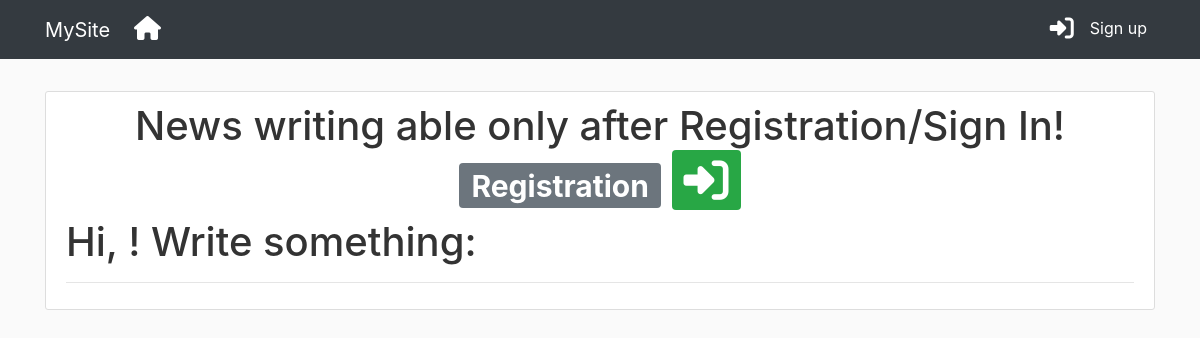
/blog, run on an earlier commit of the app's database.
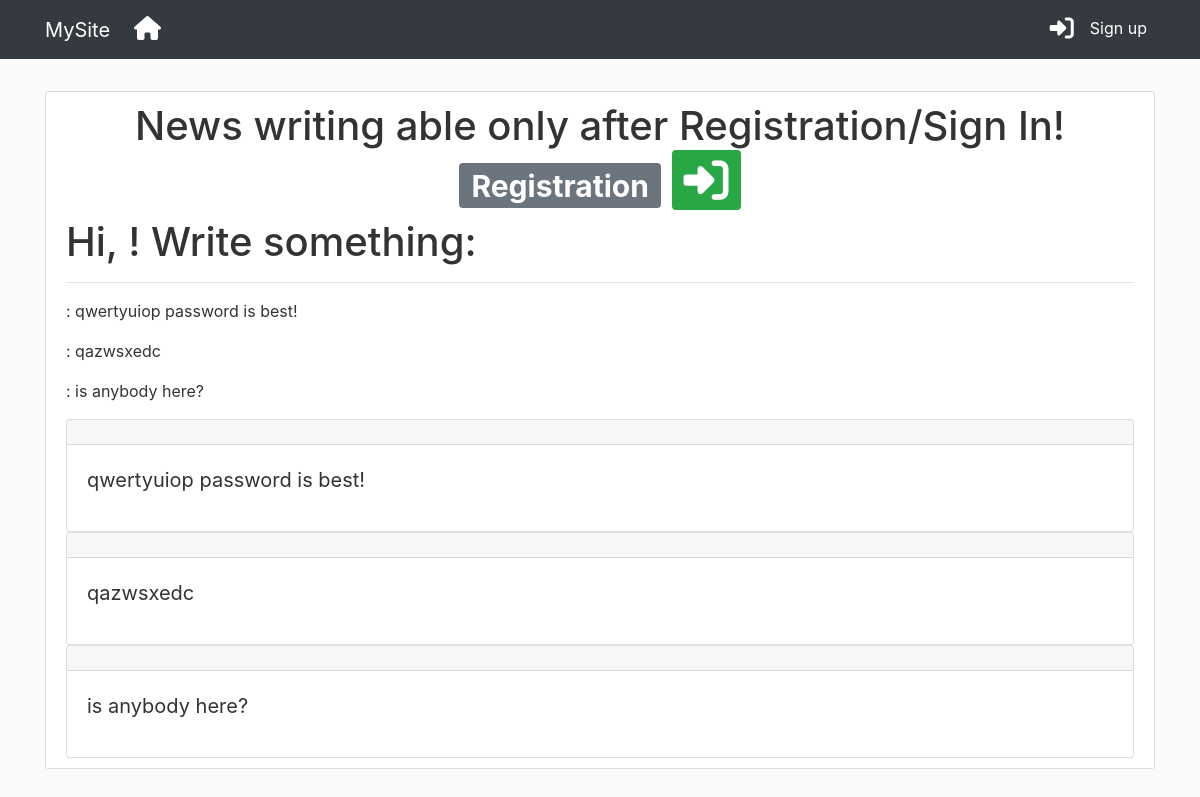
And on a later commit of the database.
### habrClone/models.py (models this page shows)
class New(db.Model):
    id = db.Column(db.Integer, primary_key=True)
    article = db.Column(db.String(100))
    publish_date = db.Column(db.DateTime, default=datetime.utcnow)
    body = db.Column(db.Text)
    user_id = db.Column(db.Integer, db.ForeignKey('user.id'))

### habrClone/routes.py (the view)
@App.route('/blog', methods=['GET', 'POST'])
def news():
    form = NewsForm()
    if form.validate_on_submit():
        new = New(article=current_user.username, body=form.body.data, user_id=current_user.id)
        db.session.add(new)
        db.session.commit()
        flash('News Published!', 'success')
        return redirect(url_for('news'))
    news = New.query.all()
    return render_template('blog.html', title='Blog', form=form, news=news)

### habrClone/templates/blog.html (shortened to what this page needs)
{% extends 'base.html' %}
{% block content %}
<section class="content-section">
    {% if current_user.is_authenticated %}
    <h1>Hi, {{ current_user.username }}! Write something:</h1>
    <form method="post">
        {{ form.hidden_tag() }}
        <div class="form-group">
            {{ form.body.label }}
            {{ form.body(class='form-control', cols=32, rows=6) }}
            {% for error in form.body.errors %}
            <div class="alert alert-danger">
                {{ error }}
            </div>
            {% endfor %}
        </div>
        {{form.submit(class='btn btn-info') }}
    </form>
    {% else %}
    <h1 class="text-center">News writing able only after Registration/Sign In!
        <span class="badge badge-secondary"><a
                href="{{ url_for('register') }}"
                class="dark">Registration</a>
                </span>
        <span class="badge badge-success"><a
                href="{{ url_for('login') }}"
                class="dark"><i class="fas fa-sign-in-alt"></i></a>
                </span>
    </h1>
    <h1>Hi, {{ current_user.username}}! Write something:</h1>
    {% endif %}
    <hr>
    {% for new in news %}
    <p>
        : {{ new.body }}
    </p>
    {% endfor %}
    {% for new in news %}
    <div class="card">
        <div class="card-header">
        </div>
        <div class="card-body">
            <blockquote class="blockquote mb-0">
                <p>{{ new.body }}</p>
            </blockquote>
        </div>
    </div>
    {% endfor %}
</section>
{% endblock %}

### habrClone/templates/base.html (shortened to what this page needs)
<!DOCTYPE html>
<html lang="en">
<head>
    <link rel="stylesheet" href="https://stackpath.bootstrapcdn.com/bootstrap/4.5.0/css/bootstrap.min.css"
>
    <link rel="stylesheet" href="{{ url_for('static', filename='css/style.css') }}">
    <link type="text/css" rel="stylesheet" href="{{ url_for('static', filename='css/error.css') }}"/>
    <link type="text/css" rel="stylesheet" href="css/style.css"/>
</head>
<body>
<nav class="navbar navbar-expand-lg navbar-dark bg-dark">
    <div class="container">
        <a class="navbar-brand" href="{{ url_for('index') }}">MySite</a>
        <div class="collapse navbar-collapse" id="navbarSupportedContent">
            <ul class="navbar-nav mr-auto">
                <li class="nav-item active">
                    <a class="nav-link" href="{{ url_for('index') }}"><i class="fas fa-home"></i></a>
                </li>
            </ul>
            <div class="navbar-nav">
                <ul class="navbar-nav mr-auto">
                    <li class="nav-item active">
                        {% if current_user.is_authenticated %}
                        <a class="nav-link" href="{{ url_for('account') }}"><i class="fas fa-user-circle"></i></a>
                        {% else %}
                        <a class="nav-link" href="{{ url_for('login') }}"><i class="fas fa-sign-in-alt"></i></a>
                        {% endif %}
                    </li>
                    <li class="nav-item active">
                        {% if current_user.is_authenticated %}
                        <a class="nav-link" href="{{ url_for('logout') }}"><i class="fas fa-sign-out-alt"></i></a>
                        {% else %}
                        <a class="nav-link" href="{{ url_for('register') }}">Sign up</a>
                        {% endif %}
                    </li>
                </ul>
            </div>
        </div>
    </div>
</nav>
<div class="container">
    {% block content %}{% endblock %}
</div>
</body>
</html>

### habrClone/static/css/style.css (style rules this page uses)
body { background: #fafafa; color: #333333; }
i { font-size: 1.5em; }
.content-section { background: #ffffff; padding: 10px 20px; border: 1px solid #dddddd; border-radius: 3px; margin-bottom: 20px; }
.navbar { margin-bottom: 2em; }
a { text-decoration: none; }
a.dark { color: #fff; }
.card-header { font-size: 24px color: #fff }

### habrClone/static/css/error.css (style rules this page uses)
* { -webkit-box-sizing: border-box; box-sizing: border-box; }
body { padding: 0; margin: 0; }

What changed in the data, as far as the page shows it:
added New: body "qwertyuiop password is best!"
added New: body "qazwsxedc"
added New: body "is anybody here?"
